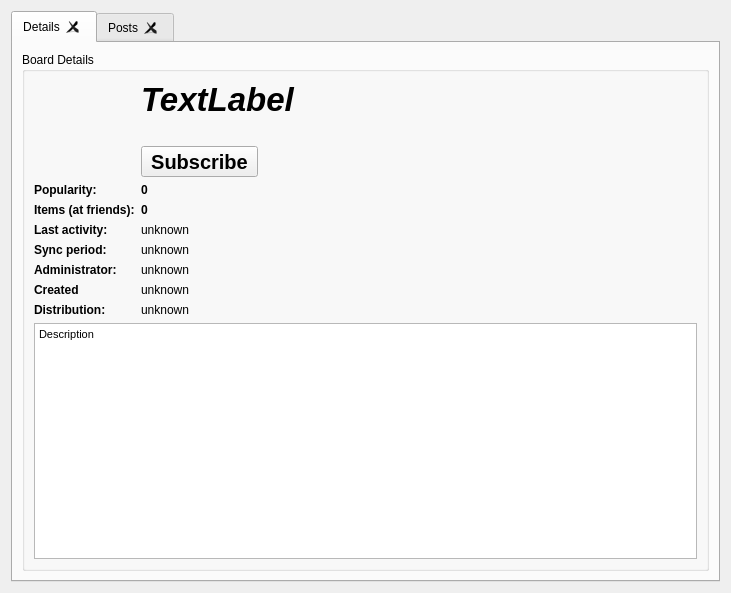
<?xml version="1.0" encoding="UTF-8"?>
<ui version="4.0">
 <class>PostedListWidgetWithModel</class>
 <widget class="QWidget" name="PostedListWidgetWithModel">
  <property name="geometry">
   <rect>
    <x>0</x>
    <y>0</y>
    <width>731</width>
    <height>593</height>
   </rect>
  </property>
  <property name="windowTitle">
   <string>Form</string>
  </property>
  <layout class="QHBoxLayout" name="horizontalLayout">
   <item>
    <widget class="RSTabWidget" name="tabWidget">
     <property name="currentIndex">
      <number>0</number>
     </property>
     <property name="tabsClosable">
      <bool>true</bool>
     </property>
     <widget class="QWidget" name="tab">
      <attribute name="title">
       <string>Details</string>
      </attribute>
      <layout class="QVBoxLayout" name="verticalLayout_3">
       <item>
        <widget class="QGroupBox" name="infoGroupBox">
         <property name="autoFillBackground">
          <bool>false</bool>
         </property>
         <property name="styleSheet">
          <string notr="true"/>
         </property>
         <property name="title">
          <string>Board Details</string>
         </property>
         <property name="flat">
          <bool>false</bool>
         </property>
         <property name="checkable">
          <bool>false</bool>
         </property>
         <layout class="QGridLayout" name="gridLayout_2">
          <item row="2" column="0">
           <widget class="RSTextBrowser" name="trans_Description">
            <property name="styleSheet">
             <string notr="true"/>
            </property>
            <property name="html">
             <string notr="true">&lt;!DOCTYPE HTML PUBLIC &quot;-//W3C//DTD HTML 4.0//EN&quot; &quot;http://www.w3.org/TR/REC-html40/strict.dtd&quot;&gt;
&lt;html&gt;&lt;head&gt;&lt;meta name=&quot;qrichtext&quot; content=&quot;1&quot; /&gt;&lt;style type=&quot;text/css&quot;&gt;
p, li { white-space: pre-wrap; }
&lt;/style&gt;&lt;/head&gt;&lt;body style=&quot; font-family:'MS Shell Dlg 2'; font-size:13pt; font-weight:400; font-style:normal;&quot;&gt;
&lt;p style=&quot; margin-top:0px; margin-bottom:0px; margin-left:0px; margin-right:0px; -qt-block-indent:0; text-indent:0px;&quot;&gt;&lt;span style=&quot; font-family:'MS Shell Dlg 2'; font-size:8pt;&quot;&gt;Description&lt;/span&gt;&lt;/p&gt;&lt;/body&gt;&lt;/html&gt;</string>
            </property>
            <property name="textInteractionFlags">
             <set>Qt::LinksAccessibleByMouse|Qt::TextSelectableByMouse</set>
            </property>
            <property name="openExternalLinks">
             <bool>true</bool>
            </property>
            <property name="openLinks">
             <bool>true</bool>
            </property>
           </widget>
          </item>
          <item row="1" column="0">
           <layout class="QGridLayout" name="gridLayout">
            <item row="4" column="0">
             <widget class="QLabel" name="infoPostsLabel">
              <property name="sizePolicy">
               <sizepolicy hsizetype="Maximum" vsizetype="Preferred">
                <horstretch>0</horstretch>
                <verstretch>0</verstretch>
               </sizepolicy>
              </property>
              <property name="font">
               <font>
                <weight>75</weight>
                <bold>true</bold>
               </font>
              </property>
              <property name="toolTip">
               <string>&lt;html&gt;&lt;head/&gt;&lt;body&gt;&lt;p&gt;Maximum number of data items (including posts, comments, votes) across friend nodes.&lt;/p&gt;&lt;/body&gt;&lt;/html&gt;</string>
              </property>
              <property name="text">
               <string>Items (at friends):</string>
              </property>
             </widget>
            </item>
            <item row="7" column="1" colspan="2">
             <widget class="GxsIdLabel" name="infoAdministrator">
              <property name="text">
               <string>unknown</string>
              </property>
              <property name="openExternalLinks">
               <bool>true</bool>
              </property>
             </widget>
            </item>
            <item row="6" column="1" colspan="2">
             <widget class="QLabel" name="syncPeriodLabel">
              <property name="text">
               <string>unknown</string>
              </property>
             </widget>
            </item>
            <item row="5" column="1" colspan="3">
             <widget class="QLabel" name="infoLastPost">
              <property name="text">
               <string notr="true">unknown</string>
              </property>
             </widget>
            </item>
            <item row="5" column="0">
             <widget class="QLabel" name="infoLastPostLabel">
              <property name="sizePolicy">
               <sizepolicy hsizetype="Maximum" vsizetype="Preferred">
                <horstretch>0</horstretch>
                <verstretch>0</verstretch>
               </sizepolicy>
              </property>
              <property name="font">
               <font>
                <weight>75</weight>
                <bold>true</bold>
               </font>
              </property>
              <property name="text">
               <string>Last activity:</string>
              </property>
             </widget>
            </item>
            <item row="4" column="1" colspan="2">
             <widget class="QLabel" name="infoPosts">
              <property name="font">
               <font>
                <weight>75</weight>
                <bold>true</bold>
               </font>
              </property>
              <property name="text">
               <string notr="true">0</string>
              </property>
             </widget>
            </item>
            <item row="6" column="0">
             <widget class="QLabel" name="syncPeriodTitleLabel">
              <property name="font">
               <font>
                <weight>75</weight>
                <bold>true</bold>
               </font>
              </property>
              <property name="text">
               <string>Sync period:</string>
              </property>
             </widget>
            </item>
            <item row="9" column="0">
             <widget class="QLabel" name="label_3">
              <property name="font">
               <font>
                <weight>75</weight>
                <bold>true</bold>
               </font>
              </property>
              <property name="text">
               <string>Distribution:</string>
              </property>
             </widget>
            </item>
            <item row="3" column="0">
             <widget class="QLabel" name="label_4">
              <property name="font">
               <font>
                <weight>75</weight>
                <bold>true</bold>
               </font>
              </property>
              <property name="toolTip">
               <string>Number of subscribed friend nodes</string>
              </property>
              <property name="text">
               <string>Popularity:</string>
              </property>
             </widget>
            </item>
            <item row="8" column="1" colspan="2">
             <widget class="QLabel" name="createdinfolabel">
              <property name="text">
               <string>unknown</string>
              </property>
             </widget>
            </item>
            <item row="3" column="1" colspan="2">
             <widget class="QLabel" name="poplabel">
              <property name="font">
               <font>
                <weight>75</weight>
                <bold>true</bold>
               </font>
              </property>
              <property name="text">
               <string>0</string>
              </property>
             </widget>
            </item>
            <item row="7" column="0">
             <widget class="QLabel" name="label">
              <property name="font">
               <font>
                <weight>75</weight>
                <bold>true</bold>
               </font>
              </property>
              <property name="text">
               <string>Administrator:</string>
              </property>
             </widget>
            </item>
            <item row="8" column="0">
             <widget class="QLabel" name="createdlabel">
              <property name="font">
               <font>
                <weight>75</weight>
                <bold>true</bold>
               </font>
              </property>
              <property name="text">
               <string>Created</string>
              </property>
             </widget>
            </item>
            <item row="9" column="1" colspan="3">
             <widget class="QLabel" name="infoDistribution">
              <property name="text">
               <string>unknown</string>
              </property>
             </widget>
            </item>
            <item row="1" column="1">
             <layout class="QVBoxLayout" name="verticalLayout">
              <property name="sizeConstraint">
               <enum>QLayout::SetMinimumSize</enum>
              </property>
              <property name="leftMargin">
               <number>0</number>
              </property>
              <item>
               <spacer name="verticalSpacer">
                <property name="orientation">
                 <enum>Qt::Vertical</enum>
                </property>
                <property name="sizeType">
                 <enum>QSizePolicy::Expanding</enum>
                </property>
                <property name="sizeHint" stdset="0">
                 <size>
                  <width>20</width>
                  <height>13</height>
                 </size>
                </property>
               </spacer>
              </item>
              <item>
               <widget class="SubscribeToolButton" name="subscribeToolButton">
                <property name="sizePolicy">
                 <sizepolicy hsizetype="Preferred" vsizetype="Preferred">
                  <horstretch>0</horstretch>
                  <verstretch>0</verstretch>
                 </sizepolicy>
                </property>
                <property name="font">
                 <font>
                  <pointsize>15</pointsize>
                  <weight>75</weight>
                  <italic>false</italic>
                  <bold>true</bold>
                 </font>
                </property>
                <property name="styleSheet">
                 <string notr="true"/>
                </property>
                <property name="text">
                 <string notr="true">Subscribe</string>
                </property>
                <property name="autoRaise">
                 <bool>false</bool>
                </property>
               </widget>
              </item>
             </layout>
            </item>
            <item row="0" column="0" rowspan="2">
             <widget class="QLabel" name="logoLabel">
              <property name="pixmap">
               <pixmap resource="../icons.qrc">:/icons/png/postedlinks.png</pixmap>
              </property>
              <property name="scaledContents">
               <bool>true</bool>
              </property>
             </widget>
            </item>
            <item row="0" column="1" colspan="3">
             <widget class="ElidedLabel" name="namelabel">
              <property name="sizePolicy">
               <sizepolicy hsizetype="Preferred" vsizetype="Preferred">
                <horstretch>0</horstretch>
                <verstretch>0</verstretch>
               </sizepolicy>
              </property>
              <property name="font">
               <font>
                <pointsize>25</pointsize>
                <weight>75</weight>
                <italic>true</italic>
                <bold>true</bold>
               </font>
              </property>
              <property name="text">
               <string>TextLabel</string>
              </property>
             </widget>
            </item>
            <item row="1" column="2">
             <spacer name="horizontalSpacer">
              <property name="orientation">
               <enum>Qt::Horizontal</enum>
              </property>
              <property name="sizeHint" stdset="0">
               <size>
                <width>40</width>
                <height>20</height>
               </size>
              </property>
             </spacer>
            </item>
           </layout>
          </item>
         </layout>
        </widget>
       </item>
      </layout>
     </widget>
     <widget class="QWidget" name="tab_2">
      <attribute name="title">
       <string>Posts</string>
      </attribute>
      <layout class="QVBoxLayout" name="verticalLayout_2">
       <item>
        <widget class="QFrame" name="toolBarFrame">
         <property name="frameShape">
          <enum>QFrame::StyledPanel</enum>
         </property>
         <property name="frameShadow">
          <enum>QFrame::Raised</enum>
         </property>
         <layout class="QHBoxLayout" name="horizontalLayout_3">
          <property name="leftMargin">
           <number>6</number>
          </property>
          <property name="topMargin">
           <number>2</number>
          </property>
          <property name="rightMargin">
           <number>6</number>
          </property>
          <property name="bottomMargin">
           <number>2</number>
          </property>
          <item>
           <widget class="QToolButton" name="submitPostButton">
            <property name="sizePolicy">
             <sizepolicy hsizetype="Fixed" vsizetype="Fixed">
              <horstretch>0</horstretch>
              <verstretch>0</verstretch>
             </sizepolicy>
            </property>
            <property name="font">
             <font>
              <weight>75</weight>
              <bold>true</bold>
             </font>
            </property>
            <property name="text">
             <string>Create Post</string>
            </property>
            <property name="icon">
             <iconset resource="Posted_images.qrc">
              <normaloff>:/images/write.png</normaloff>:/images/write.png</iconset>
            </property>
            <property name="iconSize">
             <size>
              <width>24</width>
              <height>24</height>
             </size>
            </property>
            <property name="toolButtonStyle">
             <enum>Qt::ToolButtonTextBesideIcon</enum>
            </property>
            <property name="autoRaise">
             <bool>true</bool>
            </property>
           </widget>
          </item>
          <item>
           <widget class="RSComboBox" name="sortStrategy_CB">
            <property name="font">
             <font>
              <weight>75</weight>
              <bold>true</bold>
             </font>
            </property>
            <property name="toolTip">
             <string>&lt;html&gt;&lt;head/&gt;&lt;body&gt;&lt;p&gt;&lt;span style=&quot; font-family:'-apple-system,BlinkMacSystemFont,Segoe UI,Helvetica,Arial,sans-serif,Apple Color Emoji,Segoe UI Emoji,Segoe UI Symbol'; font-size:14pt; color:#24292e; background-color:#ffffff;&quot;&gt;Select sorting&lt;/span&gt;&lt;/p&gt;&lt;/body&gt;&lt;/html&gt;</string>
            </property>
            <property name="styleSheet">
             <string notr="true"/>
            </property>
            <property name="currentIndex">
             <number>0</number>
            </property>
            <property name="iconSize">
             <size>
              <width>24</width>
              <height>24</height>
             </size>
            </property>
            <item>
             <property name="text">
              <string>New</string>
             </property>
             <property name="icon">
              <iconset resource="../icons.qrc">
               <normaloff>:/icons/png/new.png</normaloff>:/icons/png/new.png</iconset>
             </property>
            </item>
            <item>
             <property name="text">
              <string>Top</string>
             </property>
             <property name="icon">
              <iconset resource="../icons.qrc">
               <normaloff>:/icons/png/top.png</normaloff>:/icons/png/top.png</iconset>
             </property>
            </item>
            <item>
             <property name="text">
              <string>Hot</string>
             </property>
             <property name="icon">
              <iconset resource="../icons.qrc">
               <normaloff>:/icons/png/flame.png</normaloff>:/icons/png/flame.png</iconset>
             </property>
            </item>
           </widget>
          </item>
          <item>
           <widget class="LineEditClear" name="filter_LE">
            <property name="placeholderText">
             <string>Search</string>
            </property>
           </widget>
          </item>
          <item>
           <layout class="QHBoxLayout" name="horizontalLayout_2">
            <property name="spacing">
             <number>0</number>
            </property>
            <item>
             <widget class="QPushButton" name="viewModeButton">
              <property name="font">
               <font>
                <kerning>true</kerning>
               </font>
              </property>
              <property name="toolTip">
               <string>Classic view</string>
              </property>
              <property name="icon">
               <iconset resource="Posted_images.qrc">
                <normaloff>:/images/classic.png</normaloff>:/images/classic.png</iconset>
              </property>
              <property name="iconSize">
               <size>
                <width>24</width>
                <height>24</height>
               </size>
              </property>
              <property name="checkable">
               <bool>true</bool>
              </property>
              <property name="flat">
               <bool>true</bool>
              </property>
             </widget>
            </item>
           </layout>
          </item>
          <item>
           <widget class="QPushButton" name="prevButton">
            <property name="toolTip">
             <string>Previous</string>
            </property>
            <property name="text">
             <string/>
            </property>
            <property name="icon">
             <iconset resource="../icons.qrc">
              <normaloff>:/icons/png/arrow-left.png</normaloff>:/icons/png/arrow-left.png</iconset>
            </property>
           </widget>
          </item>
          <item>
           <widget class="QLabel" name="showLabel">
            <property name="text">
             <string>1-10</string>
            </property>
           </widget>
          </item>
          <item>
           <widget class="QPushButton" name="nextButton">
            <property name="toolTip">
             <string>Next</string>
            </property>
            <property name="text">
             <string/>
            </property>
            <property name="icon">
             <iconset resource="../icons.qrc">
              <normaloff>:/icons/png/arrow-right.png</normaloff>:/icons/png/arrow-right.png</iconset>
            </property>
           </widget>
          </item>
          <item>
           <widget class="GxsIdChooser" name="idChooser">
            <property name="toolTip">
             <string>&lt;html&gt;&lt;head/&gt;&lt;body&gt;&lt;p&gt;Default identity used when voting&lt;/p&gt;&lt;/body&gt;&lt;/html&gt;</string>
            </property>
           </widget>
          </item>
         </layout>
        </widget>
       </item>
       <item>
        <widget class="RSTreeView" name="postsTree">
         <property name="contextMenuPolicy">
          <enum>Qt::CustomContextMenu</enum>
         </property>
         <property name="editTriggers">
          <set>QAbstractItemView::CurrentChanged|QAbstractItemView::SelectedClicked</set>
         </property>
         <property name="verticalScrollMode">
          <enum>QAbstractItemView::ScrollPerPixel</enum>
         </property>
         <property name="indentation">
          <number>0</number>
         </property>
         <property name="rootIsDecorated">
          <bool>false</bool>
         </property>
         <attribute name="headerVisible">
          <bool>false</bool>
         </attribute>
        </widget>
       </item>
      </layout>
     </widget>
    </widget>
   </item>
  </layout>
 </widget>
 <customwidgets>
  <customwidget>
   <class>LineEditClear</class>
   <extends>QLineEdit</extends>
   <header location="global">gui/common/LineEditClear.h</header>
  </customwidget>
  <customwidget>
   <class>RSTreeView</class>
   <extends>QTreeView</extends>
   <header>gui/common/RSTreeView.h</header>
   <container>1</container>
  </customwidget>
  <customwidget>
   <class>GxsIdLabel</class>
   <extends>QLabel</extends>
   <header>gui/gxs/GxsIdLabel.h</header>
  </customwidget>
  <customwidget>
   <class>ElidedLabel</class>
   <extends>QLabel</extends>
   <header>gui/common/ElidedLabel.h</header>
   <container>1</container>
  </customwidget>
  <customwidget>
   <class>SubscribeToolButton</class>
   <extends>QToolButton</extends>
   <header>gui/common/SubscribeToolButton.h</header>
  </customwidget>
  <customwidget>
   <class>RSComboBox</class>
   <extends>QComboBox</extends>
   <header>gui/common/RSComboBox.h</header>
  </customwidget>
  <customwidget>
   <class>GxsIdChooser</class>
   <extends>QComboBox</extends>
   <header>gui/gxs/GxsIdChooser.h</header>
  </customwidget>
  <customwidget>
   <class>RSTabWidget</class>
   <extends>QTabWidget</extends>
   <header>gui/common/RSTabWidget.h</header>
   <container>1</container>
  </customwidget>
  <customwidget>
   <class>RSTextBrowser</class>
   <extends>QTextBrowser</extends>
   <header>gui/common/RSTextBrowser.h</header>
  </customwidget>
 </customwidgets>
 <resources>
  <include location="../icons.qrc"/>
  <include location="Posted_images.qrc"/>
 </resources>
 <connections/>
</ui>
